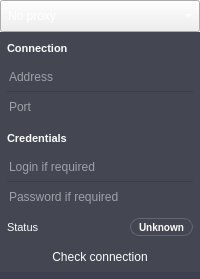
              <widget class="QWidget" name="wgtProxy" native="true">
               <property name="sizePolicy">
                <sizepolicy hsizetype="Minimum" vsizetype="Maximum">
                 <horstretch>0</horstretch>
                 <verstretch>0</verstretch>
                </sizepolicy>
               </property>
               <property name="minimumSize">
                <size>
                 <width>0</width>
                 <height>0</height>
                </size>
               </property>
               <property name="font">
                <font>
                 <family>Tahoma</family>
                 <pointsize>9</pointsize>
                </font>
               </property>
               <property name="cursor">
                <cursorShape>ArrowCursor</cursorShape>
               </property>
               <property name="styleSheet">
                <string notr="true">#wgtProxy {
    background-color: #292C35;
    color: rgba(255, 255, 255, 250);
}

#wgtProxy[list=&quot;opened&quot;] {
    background-color: #3B3D4A;
}

QLabel {
    font: normal 10pt &quot;Tahoma&quot;;
    color: rgba(255, 255, 255, 250);
}

QPushButton {
    border: none;
    font: normal 10pt &quot;Tahoma&quot;;
    color: rgba(255, 255, 255, 250);
}

QLineEdit {
    border: none;
    color: rgba(255, 255, 255, 250);
    font: normal 10pt &quot;Tahoma&quot;;
}

QComboBox {
    font: normal 10pt &quot;Tahoma&quot;;
    color: rgba(255, 255, 255, 250);
}
</string>
               </property>
               <layout class="QVBoxLayout" name="verticalLayout_11">
                <property name="spacing">
                 <number>0</number>
                </property>
                <property name="leftMargin">
                 <number>0</number>
                </property>
                <property name="topMargin">
                 <number>0</number>
                </property>
                <property name="rightMargin">
                 <number>0</number>
                </property>
                <property name="bottomMargin">
                 <number>0</number>
                </property>
                <item>
                 <widget class="QComboBox" name="cmbProxyType">
                  <property name="sizePolicy">
                   <sizepolicy hsizetype="Minimum" vsizetype="Maximum">
                    <horstretch>0</horstretch>
                    <verstretch>0</verstretch>
                   </sizepolicy>
                  </property>
                  <property name="minimumSize">
                   <size>
                    <width>0</width>
                    <height>30</height>
                   </size>
                  </property>
                  <property name="styleSheet">
                   <string notr="true">#cmbProxyType {
    text-align: left;
    padding: 7 7 7 7;
}</string>
                  </property>
                  <property name="iconSize">
                   <size>
                    <width>16</width>
                    <height>16</height>
                   </size>
                  </property>
                  <property name="frame">
                   <bool>true</bool>
                  </property>
                  <item>
                   <property name="text">
                    <string>No proxy</string>
                   </property>
                  </item>
                  <item>
                   <property name="text">
                    <string>System</string>
                   </property>
                  </item>
                  <item>
                   <property name="text">
                    <string>HTTP proxy</string>
                   </property>
                  </item>
                  <item>
                   <property name="text">
                    <string>SOCKS5 proxy</string>
                   </property>
                  </item>
                 </widget>
                </item>
                <item>
                 <widget class="QWidget" name="wgtLblCred" native="true">
                  <property name="sizePolicy">
                   <sizepolicy hsizetype="Minimum" vsizetype="Maximum">
                    <horstretch>0</horstretch>
                    <verstretch>0</verstretch>
                   </sizepolicy>
                  </property>
                  <property name="minimumSize">
                   <size>
                    <width>0</width>
                    <height>30</height>
                   </size>
                  </property>
                  <property name="styleSheet">
                   <string notr="true">#wgtLblCred {
    background-color: #444652;
}

#wgtLblCred[state=&quot;enabled&quot;] {
    background-color: #333742;
}</string>
                  </property>
                  <layout class="QVBoxLayout" name="verticalLayout_14">
                   <property name="spacing">
                    <number>0</number>
                   </property>
                   <property name="leftMargin">
                    <number>7</number>
                   </property>
                   <property name="topMargin">
                    <number>3</number>
                   </property>
                   <property name="rightMargin">
                    <number>0</number>
                   </property>
                   <property name="bottomMargin">
                    <number>0</number>
                   </property>
                   <item>
                    <widget class="QLabel" name="lblCred">
                     <property name="styleSheet">
                      <string notr="true">QLabel {
    font: normal 8pt;
    font-weight: bold;
    background-color: transparent;
}</string>
                     </property>
                     <property name="text">
                      <string>Connection</string>
                     </property>
                    </widget>
                   </item>
                  </layout>
                 </widget>
                </item>
                <item>
                 <widget class="QWidget" name="wgtEnableProxy" native="true">
                  <property name="minimumSize">
                   <size>
                    <width>0</width>
                    <height>0</height>
                   </size>
                  </property>
                  <property name="styleSheet">
                   <string notr="true">#wgtEnableProxy {
    background-color: #444652;
}

#wgtEnableProxy[state=&quot;enabled&quot;] {
    background-color: #292C35;
}

QLineEdit { 
    background-color: transparent;
}

QLineEdit[text=&quot;&quot;] {
    color: #6A6E79;
    font:  8pt;
}</string>
                  </property>
                  <layout class="QVBoxLayout" name="verticalLayout_12">
                   <property name="spacing">
                    <number>0</number>
                   </property>
                   <property name="leftMargin">
                    <number>7</number>
                   </property>
                   <property name="topMargin">
                    <number>0</number>
                   </property>
                   <property name="rightMargin">
                    <number>7</number>
                   </property>
                   <property name="bottomMargin">
                    <number>0</number>
                   </property>
                   <item>
                    <widget class="QLineEdit" name="edAddress">
                     <property name="sizePolicy">
                      <sizepolicy hsizetype="Minimum" vsizetype="Maximum">
                       <horstretch>0</horstretch>
                       <verstretch>0</verstretch>
                      </sizepolicy>
                     </property>
                     <property name="minimumSize">
                      <size>
                       <width>0</width>
                       <height>30</height>
                      </size>
                     </property>
                     <property name="styleSheet">
                      <string notr="true">border-bottom: 1px solid #3A3D46;
</string>
                     </property>
                     <property name="placeholderText">
                      <string>Address</string>
                     </property>
                    </widget>
                   </item>
                   <item>
                    <widget class="QLineEdit" name="edPort">
                     <property name="sizePolicy">
                      <sizepolicy hsizetype="Minimum" vsizetype="Maximum">
                       <horstretch>0</horstretch>
                       <verstretch>0</verstretch>
                      </sizepolicy>
                     </property>
                     <property name="minimumSize">
                      <size>
                       <width>0</width>
                       <height>30</height>
                      </size>
                     </property>
                     <property name="styleSheet">
                      <string notr="true"/>
                     </property>
                     <property name="placeholderText">
                      <string>Port</string>
                     </property>
                    </widget>
                   </item>
                  </layout>
                 </widget>
                </item>
                <item>
                 <widget class="QWidget" name="wgtLblAuth" native="true">
                  <property name="sizePolicy">
                   <sizepolicy hsizetype="Minimum" vsizetype="Maximum">
                    <horstretch>0</horstretch>
                    <verstretch>0</verstretch>
                   </sizepolicy>
                  </property>
                  <property name="minimumSize">
                   <size>
                    <width>0</width>
                    <height>30</height>
                   </size>
                  </property>
                  <property name="styleSheet">
                   <string notr="true">#wgtLblAuth {
    background-color: #444652;
}

#wgtLblAuth[state=&quot;enabled&quot;] {
    background-color: #333742;
}</string>
                  </property>
                  <layout class="QVBoxLayout" name="verticalLayout_15">
                   <property name="spacing">
                    <number>0</number>
                   </property>
                   <property name="leftMargin">
                    <number>7</number>
                   </property>
                   <property name="topMargin">
                    <number>3</number>
                   </property>
                   <property name="rightMargin">
                    <number>0</number>
                   </property>
                   <property name="bottomMargin">
                    <number>0</number>
                   </property>
                   <item>
                    <widget class="QLabel" name="lblAuth">
                     <property name="styleSheet">
                      <string notr="true">QLabel {
    font: normal 8pt;
    font-weight: bold;
    background-color: transparent;
}</string>
                     </property>
                     <property name="text">
                      <string>Credentials</string>
                     </property>
                    </widget>
                   </item>
                  </layout>
                 </widget>
                </item>
                <item>
                 <widget class="QWidget" name="wgtEnableAuth" native="true">
                  <property name="styleSheet">
                   <string notr="true">#wgtEnableAuth {
    background-color: #444652;
}

#wgtEnableAuth[state=&quot;enabled&quot;] {
    background-color: #292C35;
}

QLineEdit { 
    background-color: transparent;
}

QLineEdit[text=&quot;&quot;] {
    color: #6A6E79;
    font:  8pt;
}
</string>
                  </property>
                  <layout class="QVBoxLayout" name="verticalLayout_13">
                   <property name="spacing">
                    <number>0</number>
                   </property>
                   <property name="leftMargin">
                    <number>7</number>
                   </property>
                   <property name="topMargin">
                    <number>0</number>
                   </property>
                   <property name="rightMargin">
                    <number>7</number>
                   </property>
                   <property name="bottomMargin">
                    <number>0</number>
                   </property>
                   <item>
                    <widget class="QLineEdit" name="edLogin">
                     <property name="sizePolicy">
                      <sizepolicy hsizetype="Minimum" vsizetype="Maximum">
                       <horstretch>0</horstretch>
                       <verstretch>0</verstretch>
                      </sizepolicy>
                     </property>
                     <property name="minimumSize">
                      <size>
                       <width>0</width>
                       <height>30</height>
                      </size>
                     </property>
                     <property name="styleSheet">
                      <string notr="true">border-bottom: 1px solid #3A3D46;
</string>
                     </property>
                     <property name="placeholderText">
                      <string>Login if required</string>
                     </property>
                    </widget>
                   </item>
                   <item>
                    <widget class="QLineEdit" name="edPassword">
                     <property name="sizePolicy">
                      <sizepolicy hsizetype="Minimum" vsizetype="Maximum">
                       <horstretch>0</horstretch>
                       <verstretch>0</verstretch>
                      </sizepolicy>
                     </property>
                     <property name="minimumSize">
                      <size>
                       <width>0</width>
                       <height>30</height>
                      </size>
                     </property>
                     <property name="styleSheet">
                      <string notr="true"/>
                     </property>
                     <property name="placeholderText">
                      <string>Password if required</string>
                     </property>
                    </widget>
                   </item>
                  </layout>
                 </widget>
                </item>
                <item>
                 <widget class="QWidget" name="wgtProxyStatus" native="true">
                  <property name="minimumSize">
                   <size>
                    <width>0</width>
                    <height>30</height>
                   </size>
                  </property>
                  <property name="styleSheet">
                   <string notr="true">#wgtProxyStatus {
    background-color: #444652;
}

#wgtProxyStatus[state=&quot;enabled&quot;] {
    background-color: #333742;
}




</string>
                  </property>
                  <layout class="QHBoxLayout" name="horizontalLayout_2">
                   <property name="spacing">
                    <number>0</number>
                   </property>
                   <property name="leftMargin">
                    <number>7</number>
                   </property>
                   <property name="topMargin">
                    <number>6</number>
                   </property>
                   <property name="rightMargin">
                    <number>7</number>
                   </property>
                   <property name="bottomMargin">
                    <number>6</number>
                   </property>
                   <item>
                    <widget class="QLabel" name="lblResult">
                     <property name="styleSheet">
                      <string notr="true">#lblResult {
    font: 8pt;
}</string>
                     </property>
                     <property name="text">
                      <string>Status</string>
                     </property>
                    </widget>
                   </item>
                   <item>
                    <spacer name="horizontalSpacer_2">
                     <property name="orientation">
                      <enum>Qt::Horizontal</enum>
                     </property>
                     <property name="sizeHint" stdset="0">
                      <size>
                       <width>10</width>
                       <height>0</height>
                      </size>
                     </property>
                    </spacer>
                   </item>
                   <item>
                    <widget class="QLabel" name="lblStatus">
                     <property name="styleSheet">
                      <string notr="true">#lblStatus {
    padding: 0 5 0 5;
    border: 1px solid #666670;
    border-radius: 9px;
    font: 7.5pt;
    font-weight: bold;
    background-color: transparent;
}

#lblStatus[state=&quot;noconnection&quot;] {
    border: 1px solid #4E5160;
    background-color: #4E5160
}

#lblStatus[state=&quot;warning&quot;] {
    color: #D42B18;
}

#lblStatus[state=&quot;connected&quot;] {
    border: 1px solid #39A5EE;
    background-color: #39A5EE;
}</string>
                     </property>
                     <property name="text">
                      <string>Unknown</string>
                     </property>
                    </widget>
                   </item>
                  </layout>
                 </widget>
                </item>
                <item>
                 <widget class="QPushButton" name="btnCheckProxy">
                  <property name="minimumSize">
                   <size>
                    <width>0</width>
                    <height>30</height>
                   </size>
                  </property>
                  <property name="styleSheet">
                   <string notr="true">#btnCheckProxy {
    text-align: center;
    padding: 7 7 7 7;
    background-color: #444652;
}

#btnCheckProxy:hover {
    background-color: #444652;
}

#btnCheckProxy:pressed {
    background-color: #444652;
}

#btnCheckProxy[state=&quot;enabled&quot;] {
    background-color: #4E5164;
}

#btnCheckProxy:hover[state=&quot;enabled&quot;] {
    background-color: #7E8AA0;
}

#btnCheckProxy:pressed[state=&quot;enabled&quot;] {
    background-color: #4E5164;
}

#btnCheckProxy[state=&quot;active&quot;] {
    background-color: #127DCB ;
}

#btnCheckProxy:hover[state=&quot;active&quot;] {
    background-color: #39A5EE;
}

#btnCheckProxy:pressed[state=&quot;active&quot;] {
    background-color: #4E5164;
}
</string>
                  </property>
                  <property name="text">
                   <string>Check connection</string>
                  </property>
                 </widget>
                </item>
                <item>
                 <widget class="QWidget" name="wgtSpaceProxy" native="true">
                  <property name="minimumSize">
                   <size>
                    <width>0</width>
                    <height>7</height>
                   </size>
                  </property>
                  <property name="styleSheet">
                   <string notr="true">background-color: #3D404F;</string>
                  </property>
                 </widget>
                </item>
               </layout>
              </widget>
